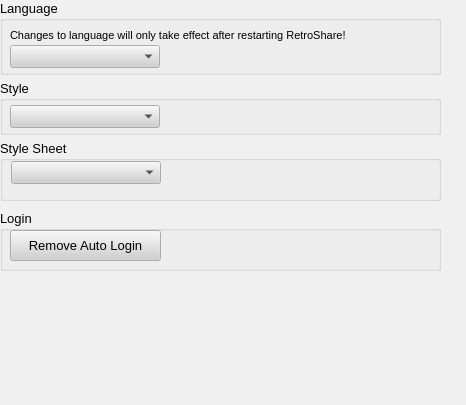
<ui version="4.0" >
 <class>PreferencesDialog</class>
 <widget class="QWidget" name="PreferencesDialog" >
  <property name="geometry" >
   <rect>
    <x>0</x>
    <y>0</y>
    <width>466</width>
    <height>405</height>
   </rect>
  </property>
  <property name="palette" >
   <palette>
    <active>
     <colorrole role="WindowText" >
      <brush brushstyle="SolidPattern" >
       <color alpha="255" >
        <red>0</red>
        <green>0</green>
        <blue>0</blue>
       </color>
      </brush>
     </colorrole>
     <colorrole role="Button" >
      <brush brushstyle="SolidPattern" >
       <color alpha="255" >
        <red>208</red>
        <green>208</green>
        <blue>208</blue>
       </color>
      </brush>
     </colorrole>
     <colorrole role="Light" >
      <brush brushstyle="SolidPattern" >
       <color alpha="255" >
        <red>255</red>
        <green>255</green>
        <blue>255</blue>
       </color>
      </brush>
     </colorrole>
     <colorrole role="Midlight" >
      <brush brushstyle="SolidPattern" >
       <color alpha="255" >
        <red>247</red>
        <green>247</green>
        <blue>247</blue>
       </color>
      </brush>
     </colorrole>
     <colorrole role="Dark" >
      <brush brushstyle="SolidPattern" >
       <color alpha="255" >
        <red>104</red>
        <green>104</green>
        <blue>104</blue>
       </color>
      </brush>
     </colorrole>
     <colorrole role="Mid" >
      <brush brushstyle="SolidPattern" >
       <color alpha="255" >
        <red>139</red>
        <green>139</green>
        <blue>139</blue>
       </color>
      </brush>
     </colorrole>
     <colorrole role="Text" >
      <brush brushstyle="SolidPattern" >
       <color alpha="255" >
        <red>0</red>
        <green>0</green>
        <blue>0</blue>
       </color>
      </brush>
     </colorrole>
     <colorrole role="BrightText" >
      <brush brushstyle="SolidPattern" >
       <color alpha="255" >
        <red>255</red>
        <green>255</green>
        <blue>255</blue>
       </color>
      </brush>
     </colorrole>
     <colorrole role="ButtonText" >
      <brush brushstyle="SolidPattern" >
       <color alpha="255" >
        <red>0</red>
        <green>0</green>
        <blue>0</blue>
       </color>
      </brush>
     </colorrole>
     <colorrole role="Base" >
      <brush brushstyle="SolidPattern" >
       <color alpha="255" >
        <red>255</red>
        <green>255</green>
        <blue>255</blue>
       </color>
      </brush>
     </colorrole>
     <colorrole role="Window" >
      <brush brushstyle="SolidPattern" >
       <color alpha="255" >
        <red>240</red>
        <green>240</green>
        <blue>240</blue>
       </color>
      </brush>
     </colorrole>
     <colorrole role="Shadow" >
      <brush brushstyle="SolidPattern" >
       <color alpha="255" >
        <red>0</red>
        <green>0</green>
        <blue>0</blue>
       </color>
      </brush>
     </colorrole>
     <colorrole role="Highlight" >
      <brush brushstyle="SolidPattern" >
       <color alpha="255" >
        <red>0</red>
        <green>0</green>
        <blue>128</blue>
       </color>
      </brush>
     </colorrole>
     <colorrole role="HighlightedText" >
      <brush brushstyle="SolidPattern" >
       <color alpha="255" >
        <red>255</red>
        <green>255</green>
        <blue>255</blue>
       </color>
      </brush>
     </colorrole>
     <colorrole role="Link" >
      <brush brushstyle="SolidPattern" >
       <color alpha="255" >
        <red>0</red>
        <green>0</green>
        <blue>255</blue>
       </color>
      </brush>
     </colorrole>
     <colorrole role="LinkVisited" >
      <brush brushstyle="SolidPattern" >
       <color alpha="255" >
        <red>255</red>
        <green>0</green>
        <blue>255</blue>
       </color>
      </brush>
     </colorrole>
     <colorrole role="AlternateBase" >
      <brush brushstyle="SolidPattern" >
       <color alpha="255" >
        <red>231</red>
        <green>231</green>
        <blue>231</blue>
       </color>
      </brush>
     </colorrole>
    </active>
    <inactive>
     <colorrole role="WindowText" >
      <brush brushstyle="SolidPattern" >
       <color alpha="255" >
        <red>0</red>
        <green>0</green>
        <blue>0</blue>
       </color>
      </brush>
     </colorrole>
     <colorrole role="Button" >
      <brush brushstyle="SolidPattern" >
       <color alpha="255" >
        <red>208</red>
        <green>208</green>
        <blue>208</blue>
       </color>
      </brush>
     </colorrole>
     <colorrole role="Light" >
      <brush brushstyle="SolidPattern" >
       <color alpha="255" >
        <red>255</red>
        <green>255</green>
        <blue>255</blue>
       </color>
      </brush>
     </colorrole>
     <colorrole role="Midlight" >
      <brush brushstyle="SolidPattern" >
       <color alpha="255" >
        <red>247</red>
        <green>247</green>
        <blue>247</blue>
       </color>
      </brush>
     </colorrole>
     <colorrole role="Dark" >
      <brush brushstyle="SolidPattern" >
       <color alpha="255" >
        <red>104</red>
        <green>104</green>
        <blue>104</blue>
       </color>
      </brush>
     </colorrole>
     <colorrole role="Mid" >
      <brush brushstyle="SolidPattern" >
       <color alpha="255" >
        <red>139</red>
        <green>139</green>
        <blue>139</blue>
       </color>
      </brush>
     </colorrole>
     <colorrole role="Text" >
      <brush brushstyle="SolidPattern" >
       <color alpha="255" >
        <red>0</red>
        <green>0</green>
        <blue>0</blue>
       </color>
      </brush>
     </colorrole>
     <colorrole role="BrightText" >
      <brush brushstyle="SolidPattern" >
       <color alpha="255" >
        <red>255</red>
        <green>255</green>
        <blue>255</blue>
       </color>
      </brush>
     </colorrole>
     <colorrole role="ButtonText" >
      <brush brushstyle="SolidPattern" >
       <color alpha="255" >
        <red>0</red>
        <green>0</green>
        <blue>0</blue>
       </color>
      </brush>
     </colorrole>
     <colorrole role="Base" >
      <brush brushstyle="SolidPattern" >
       <color alpha="255" >
        <red>255</red>
        <green>255</green>
        <blue>255</blue>
       </color>
      </brush>
     </colorrole>
     <colorrole role="Window" >
      <brush brushstyle="SolidPattern" >
       <color alpha="255" >
        <red>240</red>
        <green>240</green>
        <blue>240</blue>
       </color>
      </brush>
     </colorrole>
     <colorrole role="Shadow" >
      <brush brushstyle="SolidPattern" >
       <color alpha="255" >
        <red>0</red>
        <green>0</green>
        <blue>0</blue>
       </color>
      </brush>
     </colorrole>
     <colorrole role="Highlight" >
      <brush brushstyle="SolidPattern" >
       <color alpha="255" >
        <red>192</red>
        <green>192</green>
        <blue>192</blue>
       </color>
      </brush>
     </colorrole>
     <colorrole role="HighlightedText" >
      <brush brushstyle="SolidPattern" >
       <color alpha="255" >
        <red>0</red>
        <green>0</green>
        <blue>0</blue>
       </color>
      </brush>
     </colorrole>
     <colorrole role="Link" >
      <brush brushstyle="SolidPattern" >
       <color alpha="255" >
        <red>0</red>
        <green>0</green>
        <blue>255</blue>
       </color>
      </brush>
     </colorrole>
     <colorrole role="LinkVisited" >
      <brush brushstyle="SolidPattern" >
       <color alpha="255" >
        <red>255</red>
        <green>0</green>
        <blue>255</blue>
       </color>
      </brush>
     </colorrole>
     <colorrole role="AlternateBase" >
      <brush brushstyle="SolidPattern" >
       <color alpha="255" >
        <red>231</red>
        <green>231</green>
        <blue>231</blue>
       </color>
      </brush>
     </colorrole>
    </inactive>
    <disabled>
     <colorrole role="WindowText" >
      <brush brushstyle="SolidPattern" >
       <color alpha="255" >
        <red>104</red>
        <green>104</green>
        <blue>104</blue>
       </color>
      </brush>
     </colorrole>
     <colorrole role="Button" >
      <brush brushstyle="SolidPattern" >
       <color alpha="255" >
        <red>208</red>
        <green>208</green>
        <blue>208</blue>
       </color>
      </brush>
     </colorrole>
     <colorrole role="Light" >
      <brush brushstyle="SolidPattern" >
       <color alpha="255" >
        <red>255</red>
        <green>255</green>
        <blue>255</blue>
       </color>
      </brush>
     </colorrole>
     <colorrole role="Midlight" >
      <brush brushstyle="SolidPattern" >
       <color alpha="255" >
        <red>247</red>
        <green>247</green>
        <blue>247</blue>
       </color>
      </brush>
     </colorrole>
     <colorrole role="Dark" >
      <brush brushstyle="SolidPattern" >
       <color alpha="255" >
        <red>104</red>
        <green>104</green>
        <blue>104</blue>
       </color>
      </brush>
     </colorrole>
     <colorrole role="Mid" >
      <brush brushstyle="SolidPattern" >
       <color alpha="255" >
        <red>139</red>
        <green>139</green>
        <blue>139</blue>
       </color>
      </brush>
     </colorrole>
     <colorrole role="Text" >
      <brush brushstyle="SolidPattern" >
       <color alpha="255" >
        <red>104</red>
        <green>104</green>
        <blue>104</blue>
       </color>
      </brush>
     </colorrole>
     <colorrole role="BrightText" >
      <brush brushstyle="SolidPattern" >
       <color alpha="255" >
        <red>255</red>
        <green>255</green>
        <blue>255</blue>
       </color>
      </brush>
     </colorrole>
     <colorrole role="ButtonText" >
      <brush brushstyle="SolidPattern" >
       <color alpha="255" >
        <red>104</red>
        <green>104</green>
        <blue>104</blue>
       </color>
      </brush>
     </colorrole>
     <colorrole role="Base" >
      <brush brushstyle="SolidPattern" >
       <color alpha="255" >
        <red>240</red>
        <green>240</green>
        <blue>240</blue>
       </color>
      </brush>
     </colorrole>
     <colorrole role="Window" >
      <brush brushstyle="SolidPattern" >
       <color alpha="255" >
        <red>240</red>
        <green>240</green>
        <blue>240</blue>
       </color>
      </brush>
     </colorrole>
     <colorrole role="Shadow" >
      <brush brushstyle="SolidPattern" >
       <color alpha="255" >
        <red>0</red>
        <green>0</green>
        <blue>0</blue>
       </color>
      </brush>
     </colorrole>
     <colorrole role="Highlight" >
      <brush brushstyle="SolidPattern" >
       <color alpha="255" >
        <red>0</red>
        <green>0</green>
        <blue>128</blue>
       </color>
      </brush>
     </colorrole>
     <colorrole role="HighlightedText" >
      <brush brushstyle="SolidPattern" >
       <color alpha="255" >
        <red>255</red>
        <green>255</green>
        <blue>255</blue>
       </color>
      </brush>
     </colorrole>
     <colorrole role="Link" >
      <brush brushstyle="SolidPattern" >
       <color alpha="255" >
        <red>0</red>
        <green>0</green>
        <blue>255</blue>
       </color>
      </brush>
     </colorrole>
     <colorrole role="LinkVisited" >
      <brush brushstyle="SolidPattern" >
       <color alpha="255" >
        <red>255</red>
        <green>0</green>
        <blue>255</blue>
       </color>
      </brush>
     </colorrole>
     <colorrole role="AlternateBase" >
      <brush brushstyle="SolidPattern" >
       <color alpha="255" >
        <red>231</red>
        <green>231</green>
        <blue>231</blue>
       </color>
      </brush>
     </colorrole>
    </disabled>
   </palette>
  </property>
  <property name="font" >
   <font>
    <family>Arial</family>
    <pointsize>10</pointsize>
    <weight>50</weight>
    <italic>false</italic>
    <bold>false</bold>
    <underline>false</underline>
    <strikeout>false</strikeout>
   </font>
  </property>
  <property name="contextMenuPolicy" >
   <enum>Qt::NoContextMenu</enum>
  </property>
  <widget class="QGroupBox" name="grpStyle" >
   <property name="geometry" >
    <rect>
     <x>0</x>
     <y>80</y>
     <width>441</width>
     <height>55</height>
    </rect>
   </property>
   <property name="contextMenuPolicy" >
    <enum>Qt::NoContextMenu</enum>
   </property>
   <property name="toolTip" >
    <string/>
   </property>
   <property name="title" >
    <string>Style</string>
   </property>
   <widget class="QWidget" name="layoutWidget" >
    <property name="geometry" >
     <rect>
      <x>10</x>
      <y>24</y>
      <width>341</width>
      <height>26</height>
     </rect>
    </property>
    <layout class="QGridLayout" >
     <property name="margin" >
      <number>0</number>
     </property>
     <property name="spacing" >
      <number>6</number>
     </property>
     <item row="0" column="0" >
      <widget class="QComboBox" name="cmboStyle" >
       <property name="minimumSize" >
        <size>
         <width>150</width>
         <height>0</height>
        </size>
       </property>
       <property name="contextMenuPolicy" >
        <enum>Qt::NoContextMenu</enum>
       </property>
       <property name="toolTip" >
        <string>&lt;html>&lt;head>&lt;meta name="qrichtext" content="1" />&lt;style type="text/css">
p, li { white-space: pre-wrap; }
&lt;/style>&lt;/head>&lt;body style=" font-family:'Arial'; font-size:10pt; font-weight:400; font-style:normal; text-decoration:none;">
&lt;p style=" margin-top:0px; margin-bottom:0px; margin-left:0px; margin-right:0px; -qt-block-indent:0; text-indent:0px;">Choose RetroShare's interface style&lt;/p>&lt;/body>&lt;/html></string>
       </property>
       <property name="editable" >
        <bool>false</bool>
       </property>
      </widget>
     </item>
     <item row="0" column="1" >
      <spacer>
       <property name="orientation" >
        <enum>Qt::Horizontal</enum>
       </property>
       <property name="sizeHint" >
        <size>
         <width>40</width>
         <height>20</height>
        </size>
       </property>
      </spacer>
     </item>
    </layout>
   </widget>
  </widget>
  <widget class="QGroupBox" name="grpLanguage" >
   <property name="geometry" >
    <rect>
     <x>0</x>
     <y>0</y>
     <width>441</width>
     <height>75</height>
    </rect>
   </property>
   <property name="contextMenuPolicy" >
    <enum>Qt::NoContextMenu</enum>
   </property>
   <property name="title" >
    <string>Language</string>
   </property>
   <widget class="QWidget" name="layoutWidget_2" >
    <property name="geometry" >
     <rect>
      <x>10</x>
      <y>44</y>
      <width>341</width>
      <height>26</height>
     </rect>
    </property>
    <layout class="QGridLayout" >
     <property name="margin" >
      <number>0</number>
     </property>
     <property name="spacing" >
      <number>6</number>
     </property>
     <item row="0" column="1" >
      <spacer>
       <property name="orientation" >
        <enum>Qt::Horizontal</enum>
       </property>
       <property name="sizeHint" >
        <size>
         <width>300</width>
         <height>16</height>
        </size>
       </property>
      </spacer>
     </item>
     <item row="0" column="0" >
      <widget class="QComboBox" name="cmboLanguage" >
       <property name="minimumSize" >
        <size>
         <width>150</width>
         <height>0</height>
        </size>
       </property>
       <property name="contextMenuPolicy" >
        <enum>Qt::NoContextMenu</enum>
       </property>
       <property name="toolTip" >
        <string>&lt;html>&lt;head>&lt;meta name="qrichtext" content="1" />&lt;style type="text/css">
p, li { white-space: pre-wrap; }
&lt;/style>&lt;/head>&lt;body style=" font-family:'Arial'; font-size:10pt; font-weight:400; font-style:normal; text-decoration:none;">
&lt;p style=" margin-top:0px; margin-bottom:0px; margin-left:0px; margin-right:0px; -qt-block-indent:0; text-indent:0px;">Choose the language used in RetroShare&lt;/p>&lt;/body>&lt;/html></string>
       </property>
       <property name="editable" >
        <bool>false</bool>
       </property>
       <property name="iconSize" >
        <size>
         <width>24</width>
         <height>16</height>
        </size>
       </property>
      </widget>
     </item>
    </layout>
   </widget>
   <widget class="QLabel" name="label" >
    <property name="geometry" >
     <rect>
      <x>10</x>
      <y>27</y>
      <width>591</width>
      <height>17</height>
     </rect>
    </property>
    <property name="contextMenuPolicy" >
     <enum>Qt::NoContextMenu</enum>
    </property>
    <property name="text" >
     <string>&lt;html>&lt;head>&lt;meta name="qrichtext" content="1" />&lt;/head>&lt;body style=" white-space: pre-wrap; font-family:Arial; font-size:8pt; font-weight:400; font-style:normal; text-decoration:none;">&lt;p style=" margin-top:0px; margin-bottom:0px; margin-left:0px; margin-right:0px; -qt-block-indent:0; text-indent:0px;">Changes to language will only take effect after restarting RetroShare!&lt;/p>&lt;/body>&lt;/html></string>
    </property>
   </widget>
  </widget>
  <widget class="QGroupBox" name="groupBox" >
   <property name="geometry" >
    <rect>
     <x>0</x>
     <y>140</y>
     <width>441</width>
     <height>61</height>
    </rect>
   </property>
   <property name="title" >
    <string>Style Sheet</string>
   </property>
   <widget class="QWidget" name="layoutWidget" >
    <property name="geometry" >
     <rect>
      <x>11</x>
      <y>20</y>
      <width>341</width>
      <height>25</height>
     </rect>
    </property>
    <layout class="QGridLayout" >
     <property name="margin" >
      <number>0</number>
     </property>
     <property name="spacing" >
      <number>6</number>
     </property>
     <item row="0" column="1" >
      <spacer>
       <property name="orientation" >
        <enum>Qt::Horizontal</enum>
       </property>
       <property name="sizeHint" >
        <size>
         <width>181</width>
         <height>20</height>
        </size>
       </property>
      </spacer>
     </item>
     <item row="0" column="0" >
      <widget class="QComboBox" name="styleSheetCombo" >
       <property name="minimumSize" >
        <size>
         <width>150</width>
         <height>0</height>
        </size>
       </property>
      </widget>
     </item>
    </layout>
   </widget>
  </widget>
  <widget class="QGroupBox" name="grpLogin" >
   <property name="geometry" >
    <rect>
     <x>0</x>
     <y>210</y>
     <width>441</width>
     <height>61</height>
    </rect>
   </property>
   <property name="title" >
    <string>Login</string>
   </property>
   <widget class="QPushButton" name="autoButton" >
    <property name="geometry" >
     <rect>
      <x>10</x>
      <y>20</y>
      <width>151</width>
      <height>31</height>
     </rect>
    </property>
    <property name="text" >
     <string>Remove Auto Login</string>
    </property>
   </widget>
  </widget>
 </widget>
 <tabstops>
  <tabstop>cmboLanguage</tabstop>
  <tabstop>cmboStyle</tabstop>
  <tabstop>styleSheetCombo</tabstop>
  <tabstop>autoButton</tabstop>
 </tabstops>
 <resources>
  <include location="../images.qrc" />
 </resources>
 <connections/>
</ui>
